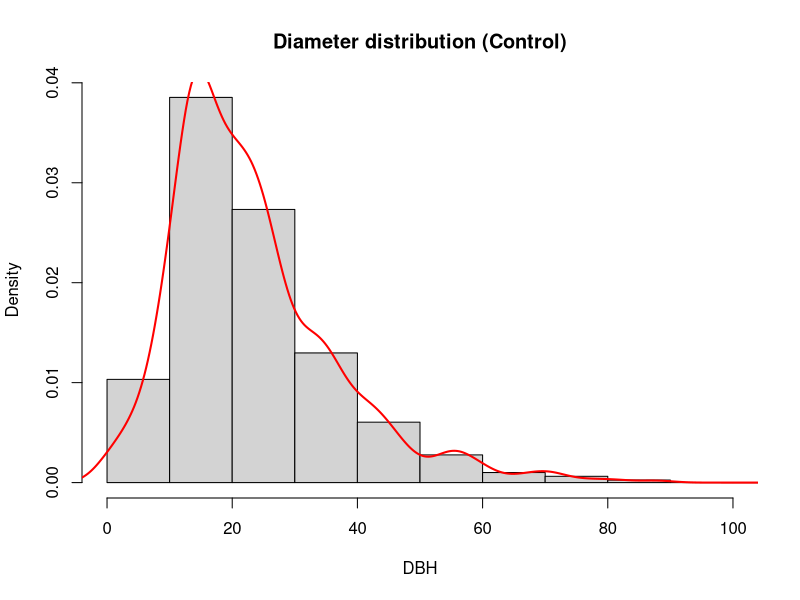
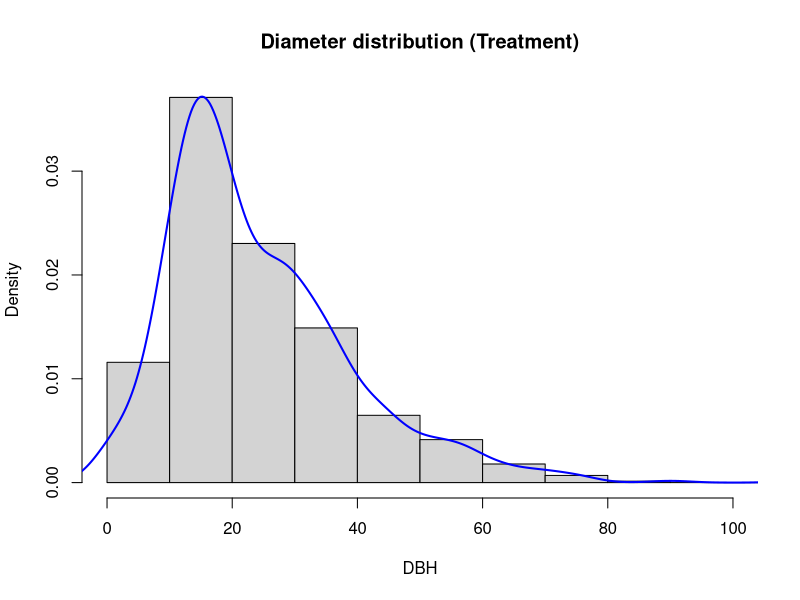

These figures' R source, in order:
### Tomiyosi Bola  ######
####  All tree data compilation Feb-01-2021  ######


###Load the packages


library(magrittr)
library(tidyverse)
###Importing the complete data set and name it AlltreeData.

AlltreeData <- read.csv("All_tree_data.csv", header = TRUE, sep = ",")
AlltreeData

##Check for the class of all columns in AlltreeData set

lapply(AlltreeData, class)

###Replace all the "-" in the data set with NA

AlltreeData[AlltreeData == "-"] <- NA
View(AlltreeData)

sapply(AlltreeData, class)

###Convert the following columns to numeric, DBH, HT, PTPH, BTPH

cols.num <- c("DBH", "HT", "PTPH", "BTPH") # First column bind the lsited columns into cols.num
AlltreeData[cols.num] <- sapply(AlltreeData[cols.num], as.numeric) # Use the sapply fucntion to convert the columns to numeric
sapply(AlltreeData, class) #Check the new class for the columns

##Calculate the tree basal area (area/ha) for all the data set, this will be called BA and added to the AlltreeData set

AlltreeData$BA <- (AlltreeData$DBH/100/2)^2*pi ##Calculating tree basal area (area/ha) in m^2
AlltreeData
head(AlltreeData)
## Calculate the total stand basal area (m^2)





### Calculating the basalarea per ha (Baha) in m^2/ha, this represent the basal area of each individual tree per ha based on the plot size.

AlltreeData$Baha <- AlltreeData$BA * AlltreeData$PTPH #The basal area is multiply by the number of plot trees per ha in the AlltreeData set

AlltreeData
head(AlltreeData)


## Calulate the total plot basal area per ha (plot Baha)

PlotBaha <- sum(AlltreeData$Baha, na.rm = TRUE) ## The calculated Baha is summed to get the total plot Baha
PlotBaha


### Creating a diameter distribution for DBH (cm) in the AlltreeData

AlltreeData$DCLASS <- NA ### I created a column for the diameter classes and named it DCLASS and filled it with NAs for now

head(AlltreeData)

summary(AlltreeData$DBH) ##Checking for the minimum and maximum value of the diameter (cm) before creating a suitable diameter class

### I will now create a fucntion for the diameter (cm) class with 10cm class interval. The function will be named DCF (Diameter class function)

DCF <- function(x) I(x>0) + I(x>10) + I(x>20) + I(x>30) + I(x>40) + I(x>50) + I(x>60) + 
  I(x>70) + I(x>80) + I(x>90)+ I(x>100) + I(x>110) + I(x>120) + I(x>130) ##The class interval can be modified 

### The above diameter classes will be represented by numbers 1, 2, 3, ... 14. 

##For instance, a DBH value between 0 and 10 will be represented as 1, between 10 and 20 will be represented by 2 and so on

AlltreeData$DCLASS <- DCF(AlltreeData$DBH) ##Now using the DCF function to create the diameter classes and this will fill the DCLASS column created earlier
head(AlltreeData)

## For clarification: The diameter classes are represented below:

## 0 - 10cm = 1, 10 - 20cm = 2, 20 - 30cm = 3, 20 - 40cm = 4, 40 - 50cm = 5, 50 - 60cm = 6, 60 - 70cm = 7,
## 70 - 80cm = 8, 80 - 90cm = 9, 90 - 100cm = 10, 100 - 110cm = 11, 110 - 120cm = 12, 120 - 130cm = 13


summary(AlltreeData$DCLASS)

## Calculate plot basal area/ha by diameter class

Baha_1stDC <- ifelse(AlltreeData$DCLASS == "1", 1, 0) ## Here i am creating an indicator variables for all the class intervals
Baha_2ndDC <- ifelse(AlltreeData$DCLASS == "2", 1, 0)
Baha_3rdDC <- ifelse(AlltreeData$DCLASS == "3", 1, 0)
Baha_4thDC <- ifelse(AlltreeData$DCLASS == "4", 1, 0)
Baha_5thDC <- ifelse(AlltreeData$DCLASS == "5", 1, 0)
Baha_6thDC <- ifelse(AlltreeData$DCLASS == "6", 1, 0)
Baha_7thDC <- ifelse(AlltreeData$DCLASS == "7", 1, 0)
Baha_8thDC <- ifelse(AlltreeData$DCLASS == "8", 1, 0)
Baha_9thDC <- ifelse(AlltreeData$DCLASS == "9", 1, 0)
Baha_10thDC <- ifelse(AlltreeData$DCLASS == "10", 1, 0)
Baha_11thDC <- ifelse(AlltreeData$DCLASS == "11", 1, 0)
Baha_12thDC <- ifelse(AlltreeData$DCLASS == "12", 1, 0)
Baha_13thDC <- ifelse(AlltreeData$DCLASS == "13", 1, 0)
## Now this i have created the indicator variables for all the class intervals


PlotBaha_1stDC <- AlltreeData$Baha * Baha_1stDC ## Calculate the plot basal area/ha for individual class interval
PlotBaha_2ndDC <- AlltreeData$Baha * Baha_2ndDC
PlotBaha_3rdDC <- AlltreeData$Baha * Baha_3rdDC
PlotBaha_4thDC <- AlltreeData$Baha * Baha_4thDC
PlotBaha_5thDC <- AlltreeData$Baha * Baha_5thDC
PlotBaha_6thDC <- AlltreeData$Baha * Baha_6thDC
PlotBaha_7thDC <- AlltreeData$Baha * Baha_7thDC
PlotBaha_8thDC <- AlltreeData$Baha * Baha_8thDC
PlotBaha_9thDC <- AlltreeData$Baha * Baha_9thDC
PlotBaha_10thDC <- AlltreeData$Baha * Baha_10thDC
PlotBaha_11thDC <- AlltreeData$Baha * Baha_11thDC
PlotBaha_12thDC <- AlltreeData$Baha * Baha_12thDC
PlotBaha_13thDC <- AlltreeData$Baha * Baha_13thDC

sum(AlltreeData$Baha, na.rm = TRUE) ## Summation of the total plot basal area/ha for the AlltreeData
sum(PlotBaha_1stDC, na.rm = TRUE) ## Summation of the total plot basal area/ha for the first class interval, the rest are for the subsequent class intervals
sum(PlotBaha_2ndDC, na.rm = TRUE)
sum(PlotBaha_3rdDC, na.rm = TRUE)
sum(PlotBaha_4thDC, na.rm = TRUE)
sum(PlotBaha_5thDC, na.rm = TRUE)
sum(PlotBaha_6thDC, na.rm = TRUE)
sum(PlotBaha_7thDC, na.rm = TRUE)
sum(PlotBaha_8thDC, na.rm = TRUE)
sum(PlotBaha_9thDC, na.rm = TRUE)
sum(PlotBaha_10thDC, na.rm = TRUE)
sum(PlotBaha_11thDC, na.rm = TRUE)
sum(PlotBaha_12thDC, na.rm = TRUE)
sum(PlotBaha_13thDC, na.rm = TRUE)

### I want to sum the plot basal area/ha for all diameter classes to check if it equals to the total plot basal area/ha for the entire stand.

sum(PlotBaha_1stDC, PlotBaha_2ndDC, PlotBaha_3rdDC, PlotBaha_4thDC, PlotBaha_5thDC, 
    PlotBaha_6thDC, PlotBaha_7thDC, PlotBaha_8thDC, PlotBaha_9thDC, PlotBaha_10thDC, 
    PlotBaha_11thDC, PlotBaha_12thDC, PlotBaha_13thDC, na.rm = TRUE)

sum(AlltreeData$Baha, na.rm = TRUE) ## The total basal area/ha by diameter is equal to the total plot basal area/ha for the entire stand.

### I will now filter the control portion of block 1, 2 and 3 from the AlltreeData. This separates the control from the thinned in the each block

Block1_Control <- AlltreeData %>%  ### For block 1
  filter(BLOCK == 1, TREAT == 'C')
Block1_Control

Block2_Control <- AlltreeData %>%  ### For block 2
  filter(BLOCK == 2, TREAT == 'C')
Block2_Control

Block3_Control <- AlltreeData %>%  ### For block 3
  filter(BLOCK == 3, TREAT == 'C')
Block3_Control

Block1_Control

sum(Block3_Control$BTPH,na.rm = TRUE)

### I want to set up indicator variables (Dummy variable) for live (L) and dead (D) trees for the 3 blocks starting with block_1

Block1_Control$L <- ifelse(Block1_Control$LDSTATUS == "L",1,0)
Block1_Control$D <- ifelse(Block1_Control$LDSTATUS == "D",1,0)

Block1_Control$Baha_L <- Block1_Control$Baha * Block1_Control$L ###Dummy variables for LDSTATUS for Block 1
Block1_Control$Baha_D <- Block1_Control$Baha * Block1_Control$D

sum(Block1_Control$Baha, na.rm = TRUE)  ###Summation of the Baha for live and dead to check if they both equal to total for Block_1
sum(Block1_Control$Baha_L, na.rm = TRUE)
sum(Block1_Control$Baha_D, na.rm = TRUE)
sum(Block1_Control$Baha_L, Block1_Control$Baha_D, na.rm = TRUE)### The two adds up to the total Basal area per ha in block_1

### i will repeat the above for both block 2 and 3 control

##For Block2_Control

Block2_Control$L <- ifelse(Block2_Control$LDSTATUS == "L",1,0)
Block2_Control$D <- ifelse(Block2_Control$LDSTATUS == "D",1,0)

Block2_Control$Baha_L <- Block2_Control$Baha * Block2_Control$L ###Dummy variables for LDSTATUS for Block 2
Block2_Control$Baha_D <- Block2_Control$Baha * Block2_Control$D

sum(Block2_Control$Baha, na.rm = TRUE)  ###Summation of the Baha for live and dead to check if they both equal to total for Block_2
sum(Block2_Control$Baha_L, na.rm = TRUE)
sum(Block2_Control$Baha_D, na.rm = TRUE)
sum(Block2_Control$Baha_L, Block2_Control$Baha_D, na.rm = TRUE)

##For Block3_Control

Block3_Control$L <- ifelse(Block3_Control$LDSTATUS == "L",1,0)
Block3_Control$D <- ifelse(Block3_Control$LDSTATUS == "D",1,0)

Block3_Control$Baha_L <- Block3_Control$Baha * Block3_Control$L ###Dummy variables for LDSTATUS for Block 3
Block3_Control$Baha_D <- Block3_Control$Baha * Block3_Control$D

sum(Block3_Control$Baha, na.rm = TRUE)  ###Summation of the Baha for live and dead to check if they both equal to total for Block_3
sum(Block3_Control$Baha_L, na.rm = TRUE)
sum(Block3_Control$Baha_D, na.rm = TRUE)
sum(Block3_Control$Baha_L, Block3_Control$Baha_D, na.rm = TRUE)




### Plotting diameter distributiin by treatment and control

AlltreeData_Control <- AlltreeData %>%  
  filter(TREAT == 'C')
AlltreeData_Control

cols.num <- c("DBH", "HT", "PTPH", "BTPH") 
AlltreeData_Control[cols.num] <- sapply(AlltreeData_Control[cols.num], as.numeric) 
sapply(AlltreeData_Control, class)

hist(AlltreeData_Control$DBH, freq = FALSE, ann = FALSE, xlim = c(0, 100))
title(main = "Diameter distribution (Control)", xlab = "DBH", ylab = "Density")
lines(density(na.omit(AlltreeData_Control$DBH)), lwd = 2, col ="red")

class(AlltreeData_Control$DBH)

AlltreeData_Treatment <- AlltreeData %>%  
  filter(TREAT == 'T')
AlltreeData_Treatment

cols.num <- c("DBH", "HT", "PTPH", "BTPH") 
AlltreeData_Treatment[cols.num] <- sapply(AlltreeData_Treatment[cols.num], as.numeric) 
sapply(AlltreeData_Treatment, class)

hist(AlltreeData_Treatment$DBH, freq = FALSE, ann = FALSE, xlim = c(0, 100))
title(main = "Diameter distribution (Treatment)", xlab = "DBH", ylab = "Density")
lines(density(na.omit(AlltreeData_Treatment$DBH)), lwd = 2, col ="blue")